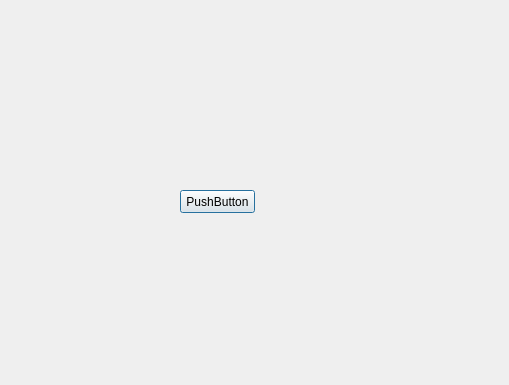
<?xml version="1.0" encoding="UTF-8"?>
<ui version="4.0">
 <class>Interfaceclient</class>
 <widget class="QDialog" name="Interfaceclient">
  <property name="geometry">
   <rect>
    <x>0</x>
    <y>0</y>
    <width>509</width>
    <height>385</height>
   </rect>
  </property>
  <property name="windowTitle">
   <string>Dialog</string>
  </property>
  <widget class="QPushButton" name="pushButton">
   <property name="geometry">
    <rect>
     <x>180</x>
     <y>190</y>
     <width>75</width>
     <height>23</height>
    </rect>
   </property>
   <property name="text">
    <string>PushButton</string>
   </property>
  </widget>
 </widget>
 <resources/>
 <connections/>
</ui>
